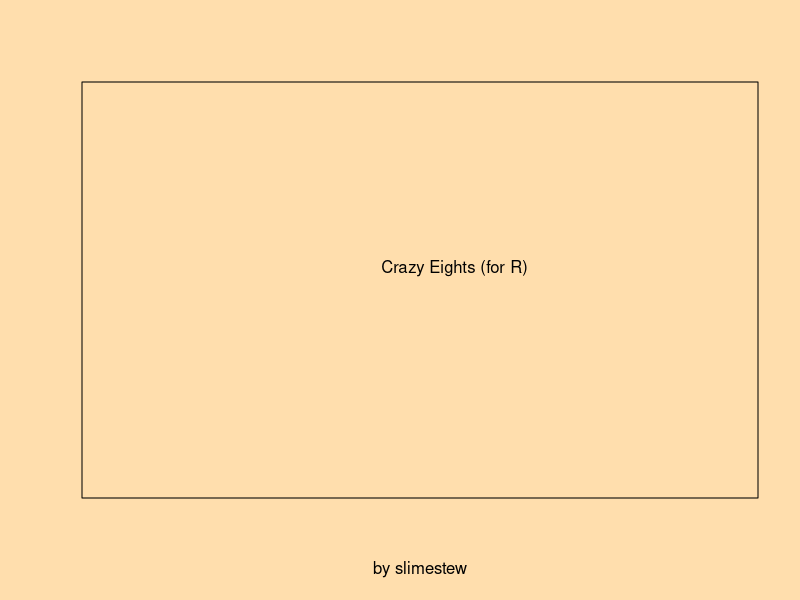

Write R code to recreate this figure. (Note: this script raises an error after producing the figure.)
#TODO: make the game work, make the pile draw correctly

par(bg = "navajowhite")
cards <- list() #all cards, shuffles
deck <- list() #draw pile
selected <- 2
menu <- 0
win <- TRUE
turnorder <- c(1, 1)
click <- list(x = 3, y = 3)
textboxes <- list(0,0)
options <- c(0, 0, 0, 0)
# Variants:
#     Crazy Eights(standard deck, no power cards, score based)
#     Last Card(standard deck, power cards, shedding wins)
#     One(unique deck, power cards, shedding wins)
#     Other One(unique deck, power cards, shedding wins)
# Queen Swap: (only for Crazy Eights)
#     Playing a queen causes a player to skip their turn
# 0's and 7's (only for One and Other One)
#     Playing a 7 allows the player to swap hands with someone else
#     Playing a 0 swaps all hands one over by turn order.
# AI or Human opponents
# Number of players
hands <- matrix()
stVals <- c("1","2","3","4","5","6","7","8","9","J","Q","K","A")
uqVals <- c("0","1","2","3","4","5","6","7","8","9","C","S","R","T","F")
suits <- c("♥", "♦", "♠", "♣")
variants <- c("Crazy Eights", "Last Card", "One", "Other One")
suitColors <- c("red", "red", "black", "black")
primaryColors <- c("red","yellow", "limegreen", "blue")
oneColors <- c("#ff0077","#ffaa00", "#448800", "#0066ff")

#functions, reset cards

unpack <- function() {
  for(i in 1:4)
  if(options[1]<2) {
    for(j in 1:13)
      cards <- c(cards, list(list(i,stVals[j])))
    if(options[4]>3)
      for(j in 1:13)
        cards <- c(cards, list(list(i,stVals[j])))
  } else {
    for(j in 1:15)
      cards <- c(cards, list(list(i,uqVals[j])))
    for(j in 2:13)
      cards <- c(cards, list(list(i,uqVals[j])))
  }
  return(cards)
}

#menu
plot(0, 0, type = "n", xlim = c(0, 9), ylim = c(0, 9), col="white", xlab = "by slimestew", ylab = "", axes = FALSE, frame.plot = TRUE)
par(bg = "navajowhite")
text(5,5, "Crazy Eights (for R)")

while((floor(click$y) < 5 || floor(click$y) > 8) || menu < 2){
  click <- locator(1)
  plot(0, 0, type = "n", xlim = c(0, 9), ylim = c(0, 9), xlab = "", ylab = "", axes = FALSE, frame.plot = FALSE)
  
  if((floor(click$x) > 1 && floor(click$x) < 7) && menu > 0){
    if(floor(click$y) == 3)
      options[1] = (options[1]+1) %% 4
    if(floor(click$y) == 2)
      options[2] = !options[2]
    if(floor(click$y) == 1)
      options[3] = !options[3]
    if(floor(click$y) == 0)
      options[4] = (options[4]+1) %% 6
  }
  
  rect(1, 5, 7, 6, col = "tan", border = "brown")
  rect(1, 3, 7, 4, col = primaryColors[options[1]+1], border = "black")
  rect(1, 2, 7, 3, col = primaryColors[options[2]+1], border = "black")
  rect(1, 1, 7, 2, col = primaryColors[options[3]+1], border = "black")
  rect(1, 0, 7, 1, col = "white", border = "black")
  text(4,8, "Crazy Eights")
  text(4,3.5, variants[options[1]+1])
  text(4,2.5, ifelse(options[1]<2, ifelse(options[1]," ","Queen Skip"),"0s and 7s"))
  text(4,1.5, ifelse(options[3],"AI","Human"))
  text(4,0.5, options[4]+2)
  text(4,5.5, "Start")
  
  menu = min(menu + 1,2)
}

plot(0, 0, type = "n", xlim = c(0, 10), ylim = c(0, 10), col="white", xlab = "", ylab = "", axes = FALSE, frame.plot = TRUE)
menu <- 0

cards <- sample(unpack(), replace=TRUE)
deck <- cards
hands <- replicate(options[4]+2, list())
print(deck[2])
for(i in 1:(options[4]+2)){
if(options[1]<2 && options[4] != 0) {
  for(j in 1:5){
    temp <- sample(length(deck), 1)
    hands[[i]] = c(hands[[i]], list(deck[temp][1]))
    deck <- deck[-temp]
  }
} else {
    for(j in 1:7){
      temp <- sample(length(deck), 1)
      hands[[i]] = c(hands[[i]], list(deck[temp][1]))
      deck <- deck[-temp]
    }
  }
}

#game loop
while(win) {
  
plot(0, 0, type = "n", xlim = c(0, 10), ylim = c(0, 10), xlab = ifelse(options[1]==0,paste("Score:",textboxes),""), ylab = "", axes = FALSE, frame.plot = FALSE)
rect(0,4.5,10,6.5, col="darkorange4", border="black")
rect(0,-2,10,6, col="brown", border="black")


for(i in floor(length(deck)/8):1) #todo: make this fall properly
  rect(3,4-(i*0.1),5,5-(i*0.1), col="chartreuse4", border="black")
rect(3,4,5,5, col="chartreuse3", border="black")
rect(3.25,4.25,4.75,4.75, col="chartreuse4", border="white") 

for(i in 1:(options[4]+1)){
  rect(1+i,8,2+i,10, col="chartreuse3", border="black")
  rect(1.25+i,8.25,1.75+i,9.75, col="chartreuse4", border="white")
  text(1.5+i, 7.5, length(hands[[turnorder[2]]]))
}
  
for(i in 1:length(hands[[turnorder[2]]])){ #display cards(how to order? spaced out if few, navbars if many)
  rect(i,(selected==i),1+i,2+(selected==i), col="white", border="black")
  if(options[1]<2) #colors/cards
    text(0.5+i,1.5+(selected==i), suits[hands[[turnorder[2]]][[i]][[1]][[1]]], col=suitColors[hands[[turnorder[2]]][[i]][[1]][[1]]])
  else
    if(options[1]==2){
      rect(i,1+(selected==i),1+i,2+(selected==i), col=oneColors[hands[[turnorder[2]]][[i]][[1]][[1]]], border="black")
    } else { 
      rect(i,1+(selected==i),1+i,2+(selected==i), col=primaryColors[hands[[turnorder[2]]][[i]][[1]][[1]]], border="black")
    }
  
  if(hands[[turnorder[2]]][[i]][[1]][2] == "T"){ #face values
    text(0.5+i,0.5+(selected==i), "+2")
  } else if(hands[[turnorder[2]]][[i]][[1]][2] == "S"){
    text(0.5+i,0.5+(selected==i), "(X)")
  } else if(hands[[turnorder[2]]][[i]][[1]][2] == "R"){
    text(0.5+i,0.5+(selected==i), "<>")
  } else if(hands[[turnorder[2]]][[i]][[1]][2] == "C"){
    rect(i,1+(selected==i),1+i,2+(selected==i), col="gray12", border="black")
    text(0.5+i,0.5+(selected==i), " ")
  } else if(hands[[turnorder[2]]][[i]][[1]][2] == "F"){
    rect(i,1+(selected==i),1+i,2+(selected==i), col="gray12", border="black")
    text(0.5+i,0.5+(selected==i), "+4")
  } else {
    text(0.5+i,0.5+(selected==i), hands[[turnorder[2]]][[i]][[1]][2])
  }
}
  
menu <- 1

click <- locator(1)
win = FALSE
}
